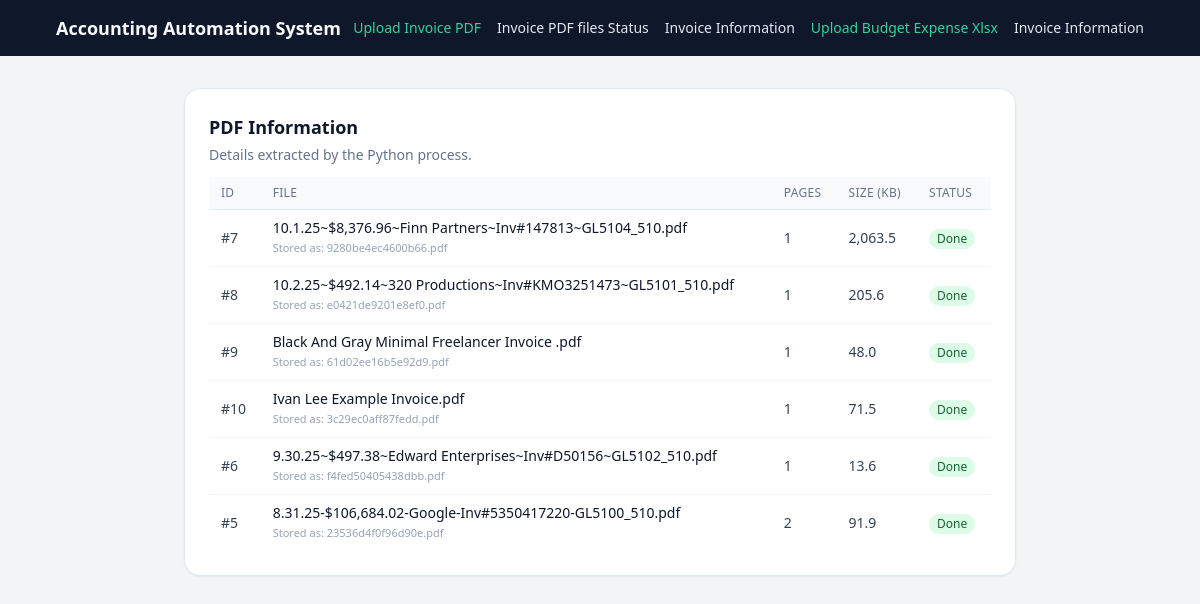
/info.php, run on the app's committed database.
### tables this page shows
CREATE TABLE `pdf_files` (
  `id` int(10) UNSIGNED NOT NULL,
  `filename` varchar(255) NOT NULL,
  `original_name` varchar(255) NOT NULL,
  `status` varchar(20) NOT NULL DEFAULT 'pending',
  `info` text DEFAULT NULL,
  `uploaded_at` datetime NOT NULL DEFAULT current_timestamp(),
  `processed_at` datetime DEFAULT NULL
);

### info.php (the view, shortened to what this page needs)
<?php
require_once __DIR__ . '/config.php';
$pdfs = get_all_pdfs();
?>
<!DOCTYPE html>
<html lang="en">
<head>
    <script src="https://cdn.tailwindcss.com"></script>
</head>
<body class="bg-gray-100 min-h-screen">
    <?php require_once './TopNav.php'; ?>
    <main class="max-w-4xl mx-auto px-4 sm:px-6 lg:px-8 py-8">
        <section class="bg-white rounded-2xl shadow-sm border border-slate-200 p-6">
            <div class="flex items-center justify-between mb-3">
                <div>
                    <h1 class="text-lg font-semibold text-slate-900">PDF Information</h1>
                    <p class="text-sm text-slate-500 mt-1">Details extracted by the Python process.</p>
                </div>
            </div>
            <?php if (empty($pdfs)): ?>
                <p class="text-sm text-slate-400">No PDFs available yet.</p>
            <?php else: ?>
                <div class="overflow-x-auto">
                    <table class="min-w-full divide-y divide-slate-200 text-sm">
                        <thead class="bg-slate-50">
                            <tr>
                                <th class="px-3 py-2 text-left text-xs font-medium uppercase tracking-wide text-slate-500">ID</th>
                                <th class="px-3 py-2 text-left text-xs font-medium uppercase tracking-wide text-slate-500">File</th>
                                <th class="px-3 py-2 text-left text-xs font-medium uppercase tracking-wide text-slate-500">Pages</th>
                                <th class="px-3 py-2 text-left text-xs font-medium uppercase tracking-wide text-slate-500">Size (KB)</th>
                                <th class="px-3 py-2 text-left text-xs font-medium uppercase tracking-wide text-slate-500">Status</th>
                            </tr>
                        </thead>
                        <tbody class="divide-y divide-slate-100">
                        <?php foreach ($pdfs as $pdf): ?>
                            <?php
                            $info = [];
                            if (!empty($pdf['info'])) {
                                $decoded = json_decode($pdf['info'], true);
                                if (is_array($decoded)) {
                                    $info = $decoded;
                                }
                            }
                            $pages = $info['pages'] ?? null;
                            $size_kb = $info['size_kb'] ?? null;
                            ?>
                            <tr class="hover:bg-slate-50/60">
                                <td class="px-3 py-2 text-slate-700">#<?= (int)$pdf['id'] ?></td>
                                <td class="px-3 py-2">
                                    <div class="text-slate-900"><?= htmlspecialchars($pdf['original_name']) ?></div>
                                    <div class="text-[11px] text-slate-400">Stored as: <?= htmlspecialchars($pdf['filename']) ?></div>
                                </td>
                                <td class="px-3 py-2 text-slate-700">
                                    <?= $pages !== null ? (int)$pages : '-' ?>
                                </td>
                                <td class="px-3 py-2 text-slate-700">
                                    <?= $size_kb !== null ? number_format($size_kb, 1) : '-' ?>
                                </td>
                                <td class="px-3 py-2">
                                    <?= status_badge($pdf['status']) ?>
                                </td>
                            </tr>
                        <?php endforeach; ?>
                        </tbody>
                    </table>
                </div>
            <?php endif; ?>
        </section>
    </main>
</body>
</html>

### TopNav.php
<nav class="bg-slate-900 text-slate-50">
    <div class="max-w-6xl mx-auto px-4 sm:px-6 lg:px-8">
        <div class="flex items-center justify-between h-14">
            <div class="flex items-center space-x-2">
                <span class="font-semibold text-lg">Accounting Automation System</span>
            </div>
            <div class="flex items-center space-x-4 text-sm">
                <a href="index.php" class="text-emerald-400 font-medium">Upload Invoice PDF</a>
                <a href="info.php" class="text-slate-200 hover:text-white">Invoice PDF files Status</a>
                <a href="invoice.php" class="text-slate-200 hover:text-white">Invoice Information</a>
                <a href="budget_expense_upload.php" class="text-emerald-400 font-medium">Upload Budget Expense Xlsx</a>
                <a href="budget_expense_recomment.php" class="text-slate-200 hover:text-white">Invoice Information</a>
            </div>
        </div>
    </div>
</nav>

### config.php (shortened to what this page needs)
<?php
function get_db() {
    static $pdo = null;
    if ($pdo === null) {
        $options = [
            PDO::ATTR_ERRMODE            => PDO::ERRMODE_EXCEPTION,
            PDO::ATTR_DEFAULT_FETCH_MODE => PDO::FETCH_ASSOC,
        ];
        $dsn = 'mysql:host=' . DB_HOST . ';dbname=' . DB_NAME . ';charset=utf8mb4';
        $pdo = new PDO($dsn, DB_USER, DB_PASS, $options);
        $pdo->exec("
            CREATE TABLE IF NOT EXISTS pdf_files (
                id INT UNSIGNED AUTO_INCREMENT PRIMARY KEY,
                filename VARCHAR(255) NOT NULL,           -- stored name in uploads/
                original_name VARCHAR(255) NOT NULL,      -- original upload name
                status VARCHAR(20) NOT NULL DEFAULT 'pending',
                info TEXT NULL,
                uploaded_at DATETIME NOT NULL DEFAULT CURRENT_TIMESTAMP,
                processed_at DATETIME NULL,
                INDEX (status),
                INDEX (uploaded_at)
            ) ENGINE=InnoDB DEFAULT CHARSET=utf8mb4;
        ");
        $pdo->exec("
            CREATE TABLE IF NOT EXISTS pdf_processed_files (
                id INT UNSIGNED AUTO_INCREMENT PRIMARY KEY,
                pdf_id INT UNSIGNED NOT NULL,
                processed_name VARCHAR(255) NOT NULL,     -- stored name in processed/
                created_at DATETIME NOT NULL DEFAULT CURRENT_TIMESTAMP,
                UNIQUE KEY unique_pdf (pdf_id),
                CONSTRAINT fk_pdf_id
                    FOREIGN KEY (pdf_id) REFERENCES pdf_files(id)
                    ON DELETE CASCADE
            ) ENGINE=InnoDB DEFAULT CHARSET=utf8mb4;
        ");
    }
    return $pdo;
}
function get_all_pdfs() {
    $db = get_db();
    $stmt = $db->query("SELECT * FROM pdf_files ORDER BY uploaded_at DESC");
    return $stmt->fetchAll();
}
function status_badge($status) {
    $map = [
        'pending'    => 'bg-yellow-100 text-yellow-800',
        'processing' => 'bg-sky-100 text-sky-800',
        'done'       => 'bg-green-100 text-green-800',
        'error'      => 'bg-red-100 text-red-800',
    ];
    $classes = $map[$status] ?? 'bg-gray-100 text-gray-800';
    return '<span class="inline-flex items-center px-2 py-0.5 rounded-full text-xs font-medium ' .
        htmlspecialchars($classes) . '">' . htmlspecialchars(ucfirst($status)) . '</span>';
}

### data on the page
pdf_files: id "7", original_name "10.1.25~$8,376.96~Finn Partners~Inv#147813~GL5104_510.pdf", filename "9280be4ec4600b66.pdf", info "1", info "2,063.5", status "Done"
pdf_files: id "8", original_name "10.2.25~$492.14~320 Productions~Inv#KMO3251473~GL5101_510.pdf", filename "e0421de9201e8ef0.pdf", info "1", info "205.6", status "Done"
pdf_files: id "9", original_name "Black And Gray Minimal Freelancer Invoice .pdf", filename "61d02ee16b5e92d9.pdf", info "1", info "48.0", status "Done"
pdf_files: id "10", original_name "Ivan Lee Example Invoice.pdf", filename "3c29ec0aff87fedd.pdf", info "1", info "71.5", status "Done"
pdf_files: id "6", original_name "9.30.25~$497.38~Edward Enterprises~Inv#D50156~GL5102_510.pdf", filename "f4fed50405438dbb.pdf", info "1", info "13.6", status "Done"
pdf_files: id "5", original_name "8.31.25-$106,684.02-Google-Inv#5350417220-GL5100_510.pdf", filename "23536d4f0f96d90e.pdf", info "2", info "91.9", status "Done"
